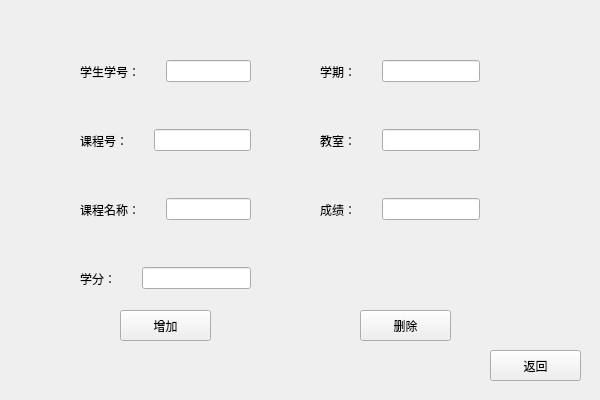
<?xml version="1.0" encoding="UTF-8"?>
<ui version="4.0">
 <class>changelesson</class>
 <widget class="QWidget" name="changelesson">
  <property name="geometry">
   <rect>
    <x>0</x>
    <y>0</y>
    <width>600</width>
    <height>400</height>
   </rect>
  </property>
  <property name="windowTitle">
   <string>修改选课</string>
  </property>
  <widget class="QPushButton" name="pushButton_3">
   <property name="geometry">
    <rect>
     <x>490</x>
     <y>350</y>
     <width>91</width>
     <height>31</height>
    </rect>
   </property>
   <property name="text">
    <string>返回</string>
   </property>
  </widget>
  <widget class="QWidget" name="verticalLayoutWidget">
   <property name="geometry">
    <rect>
     <x>80</x>
     <y>50</y>
     <width>171</width>
     <height>250</height>
    </rect>
   </property>
   <layout class="QVBoxLayout" name="verticalLayout_17">
    <item>
     <layout class="QHBoxLayout" name="horizontalLayout_63">
      <item>
       <widget class="QLabel" name="label_63">
        <property name="text">
         <string>学生学号：</string>
        </property>
       </widget>
      </item>
      <item>
       <spacer name="verticalSpacer_63">
        <property name="orientation">
         <enum>Qt::Vertical</enum>
        </property>
        <property name="sizeHint" stdset="0">
         <size>
          <width>20</width>
          <height>40</height>
         </size>
        </property>
       </spacer>
      </item>
      <item>
       <widget class="QLineEdit" name="lineEdit_63"/>
      </item>
     </layout>
    </item>
    <item>
     <spacer name="horizontalSpacer_43">
      <property name="orientation">
       <enum>Qt::Horizontal</enum>
      </property>
      <property name="sizeHint" stdset="0">
       <size>
        <width>40</width>
        <height>20</height>
       </size>
      </property>
     </spacer>
    </item>
    <item>
     <layout class="QHBoxLayout" name="horizontalLayout_57">
      <item>
       <widget class="QLabel" name="label_57">
        <property name="text">
         <string>课程号：</string>
        </property>
       </widget>
      </item>
      <item>
       <spacer name="verticalSpacer_57">
        <property name="orientation">
         <enum>Qt::Vertical</enum>
        </property>
        <property name="sizeHint" stdset="0">
         <size>
          <width>20</width>
          <height>40</height>
         </size>
        </property>
       </spacer>
      </item>
      <item>
       <widget class="QLineEdit" name="lineEdit_57"/>
      </item>
     </layout>
    </item>
    <item>
     <spacer name="horizontalSpacer_41">
      <property name="orientation">
       <enum>Qt::Horizontal</enum>
      </property>
      <property name="sizeHint" stdset="0">
       <size>
        <width>40</width>
        <height>20</height>
       </size>
      </property>
     </spacer>
    </item>
    <item>
     <layout class="QHBoxLayout" name="horizontalLayout_58">
      <item>
       <widget class="QLabel" name="label_58">
        <property name="text">
         <string>课程名称：</string>
        </property>
       </widget>
      </item>
      <item>
       <spacer name="verticalSpacer_58">
        <property name="orientation">
         <enum>Qt::Vertical</enum>
        </property>
        <property name="sizeHint" stdset="0">
         <size>
          <width>20</width>
          <height>40</height>
         </size>
        </property>
       </spacer>
      </item>
      <item>
       <widget class="QLineEdit" name="lineEdit_58"/>
      </item>
     </layout>
    </item>
    <item>
     <spacer name="horizontalSpacer_42">
      <property name="orientation">
       <enum>Qt::Horizontal</enum>
      </property>
      <property name="sizeHint" stdset="0">
       <size>
        <width>40</width>
        <height>20</height>
       </size>
      </property>
     </spacer>
    </item>
    <item>
     <layout class="QHBoxLayout" name="horizontalLayout_59">
      <item>
       <widget class="QLabel" name="label_59">
        <property name="text">
         <string>学分：</string>
        </property>
       </widget>
      </item>
      <item>
       <spacer name="verticalSpacer_59">
        <property name="orientation">
         <enum>Qt::Vertical</enum>
        </property>
        <property name="sizeHint" stdset="0">
         <size>
          <width>20</width>
          <height>40</height>
         </size>
        </property>
       </spacer>
      </item>
      <item>
       <widget class="QLineEdit" name="lineEdit_59"/>
      </item>
     </layout>
    </item>
   </layout>
  </widget>
  <widget class="QWidget" name="verticalLayoutWidget_2">
   <property name="geometry">
    <rect>
     <x>320</x>
     <y>50</y>
     <width>160</width>
     <height>181</height>
    </rect>
   </property>
   <layout class="QVBoxLayout" name="verticalLayout_18">
    <item>
     <layout class="QHBoxLayout" name="horizontalLayout_60">
      <item>
       <widget class="QLabel" name="label_60">
        <property name="text">
         <string>学期：</string>
        </property>
       </widget>
      </item>
      <item>
       <spacer name="verticalSpacer_60">
        <property name="orientation">
         <enum>Qt::Vertical</enum>
        </property>
        <property name="sizeHint" stdset="0">
         <size>
          <width>20</width>
          <height>40</height>
         </size>
        </property>
       </spacer>
      </item>
      <item>
       <widget class="QLineEdit" name="lineEdit_60"/>
      </item>
     </layout>
    </item>
    <item>
     <spacer name="horizontalSpacer">
      <property name="orientation">
       <enum>Qt::Horizontal</enum>
      </property>
      <property name="sizeHint" stdset="0">
       <size>
        <width>40</width>
        <height>20</height>
       </size>
      </property>
     </spacer>
    </item>
    <item>
     <layout class="QHBoxLayout" name="horizontalLayout_61">
      <item>
       <widget class="QLabel" name="label_61">
        <property name="text">
         <string>教室：</string>
        </property>
       </widget>
      </item>
      <item>
       <spacer name="verticalSpacer_61">
        <property name="orientation">
         <enum>Qt::Vertical</enum>
        </property>
        <property name="sizeHint" stdset="0">
         <size>
          <width>20</width>
          <height>40</height>
         </size>
        </property>
       </spacer>
      </item>
      <item>
       <widget class="QLineEdit" name="lineEdit_61"/>
      </item>
     </layout>
    </item>
    <item>
     <spacer name="horizontalSpacer_44">
      <property name="orientation">
       <enum>Qt::Horizontal</enum>
      </property>
      <property name="sizeHint" stdset="0">
       <size>
        <width>40</width>
        <height>20</height>
       </size>
      </property>
     </spacer>
    </item>
    <item>
     <layout class="QHBoxLayout" name="horizontalLayout_62">
      <item>
       <widget class="QLabel" name="label_62">
        <property name="text">
         <string>成绩：</string>
        </property>
       </widget>
      </item>
      <item>
       <spacer name="verticalSpacer_62">
        <property name="orientation">
         <enum>Qt::Vertical</enum>
        </property>
        <property name="sizeHint" stdset="0">
         <size>
          <width>20</width>
          <height>40</height>
         </size>
        </property>
       </spacer>
      </item>
      <item>
       <widget class="QLineEdit" name="lineEdit_62"/>
      </item>
     </layout>
    </item>
   </layout>
  </widget>
  <widget class="QPushButton" name="pushButton_2">
   <property name="geometry">
    <rect>
     <x>360</x>
     <y>310</y>
     <width>91</width>
     <height>31</height>
    </rect>
   </property>
   <property name="text">
    <string>删除</string>
   </property>
  </widget>
  <widget class="QPushButton" name="pushButton">
   <property name="geometry">
    <rect>
     <x>120</x>
     <y>310</y>
     <width>91</width>
     <height>31</height>
    </rect>
   </property>
   <property name="text">
    <string>增加</string>
   </property>
  </widget>
 </widget>
 <resources/>
 <connections/>
</ui>
